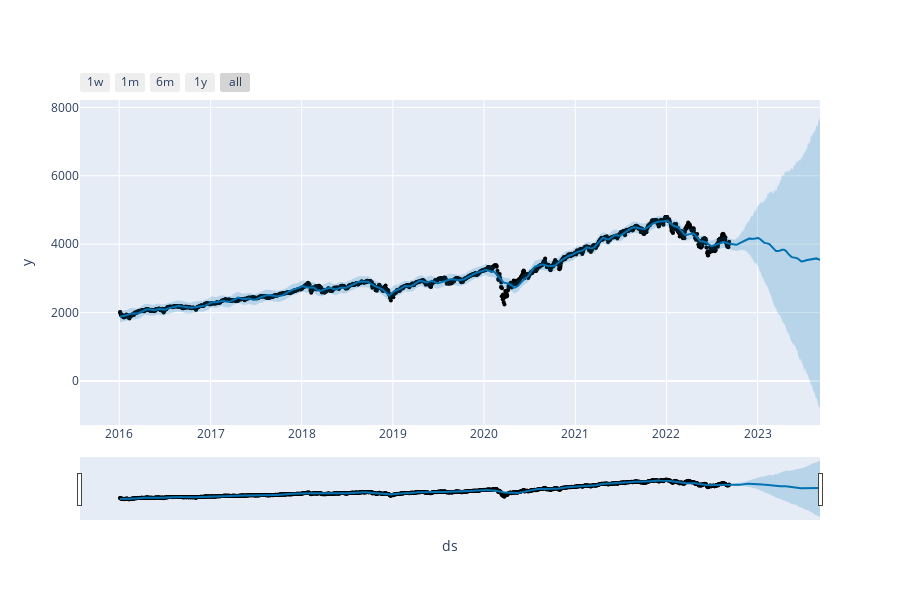

Notebook code for this chart:
### Markdown cell above
Now, for out final prophet model, using the optimized parameters we found in the "prophet_opt" file and also using a 95% confidence interval.

### Code cell
# build prophet model for price forcasting
m = Prophet(daily_seasonality = False, seasonality_mode='multiplicative', changepoint_prior_scale=1000, seasonality_prior_scale=0.01, changepoint_range=0.85, interval_width=0.95)
for col in df.columns:
    if col not in ['ds', 'y']:
        m.add_regressor(col, mode = 'additive')
m.fit(df)

# here we create a year's worth of time series for the prophet model
future = m.make_future_dataframe(periods = 365)
business_days = BDay().onOffset
filter = pd.to_datetime(future['ds']).map(business_days)
future = future[filter]
forecast = m.predict(future)

plot_plotly(m, forecast)

### Figure 1 — Plotly figure (JSON) as saved in the notebook; plotly's stock layout.template omitted (floating-point values rounded to 4 significant figures; data arrays with more than 128 entries replaced by an {"elided": "..."} marker saying what was removed)
{"data": [{"marker": {"color": "black", "size": 4}, "mode": "markers", "name": "Actual", "type": "scatter", "x": {"elided": "1684 str values"}, "y": {"elided": "1684 float values"}}, {"hoverinfo": "skip", "line": {"width": 0}, "mode": "lines", "type": "scatter", "x": {"elided": "1944 str values"}, "y": {"elided": "1944 float values"}}, {"fill": "tonexty", "fillcolor": "rgba(0, 114, 178, 0.2)", "line": {"color": "#0072B2", "width": 2}, "mode": "lines", "name": "Predicted", "type": "scatter", "x": {"elided": "1944 str values"}, "y": {"elided": "1944 float values"}}, {"fill": "tonexty", "fillcolor": "rgba(0, 114, 178, 0.2)", "hoverinfo": "skip", "line": {"width": 0}, "mode": "lines", "type": "scatter", "x": {"elided": "1944 str values"}, "y": {"elided": "1944 float values"}}], "layout": {"height": 600, "showlegend": false, "width": 900, "xaxis": {"rangeselector": {"buttons": [{"count": 7, "label": "1w", "step": "day", "stepmode": "backward"}, {"count": 1, "label": "1m", "step": "month", "stepmode": "backward"}, {"count": 6, "label": "6m", "step": "month", "stepmode": "backward"}, {"count": 1, "label": "1y", "step": "year", "stepmode": "backward"}, {"step": "all"}]}, "rangeslider": {"visible": true}, "title": {"text": "ds"}, "type": "date"}, "yaxis": {"title": {"text": "y"}}}}
